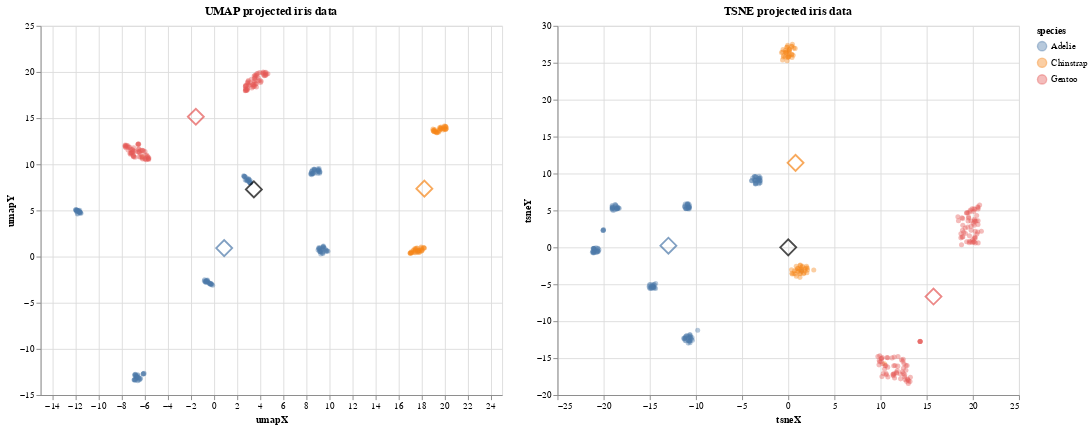

Write notebook code for a chart like this one.
### Code cell
alt.Chart(df_proj).mark_circle(
    opacity=0.4
).encode(
    x='umapX',
    y='umapY',
    color='species'
).properties(
    width=500,
    height=400,
    title="UMAP projected iris data"
).interactive() + alt.Chart(proj_species_mean).mark_point(
    size=300,
    opacity=0.7,
    shape='diamond'
).encode(
    x='umapX',
    y='umapY',
    color='species'
).properties(
    width=500,
    height=400,
).interactive() + alt.Chart(pd.DataFrame(df_proj.mean()).transpose()).mark_point(
    size=300,
    opacity=0.7,
    shape='diamond',
    color='black'
).encode(
    x='umapX:Q',
    y='umapY:Q'
).properties(
    width=500,
    height=400,
).interactive() | alt.Chart(df_proj).mark_circle(
    opacity=0.4
).encode(
    x='tsneX',
    y='tsneY',
    color='species'
).properties(
    width=500,
    height=400,
    title="TSNE projected iris data"
).interactive() + alt.Chart(proj_species_mean).mark_point(
    size=300,
    opacity=0.7,
    shape='diamond'
).encode(
    x='tsneX',
    y='tsneY',
    color='species'
).properties(
    width=500,
    height=400,
).interactive() + alt.Chart(pd.DataFrame(df_proj.mean()).transpose()).mark_point(
    size=300,
    opacity=0.7,
    shape='diamond',
    color='black'
).encode(
    x='tsneX:Q',
    y='tsneY:Q'
).properties(
    width=500,
    height=400,
).interactive()

### Figure 1 — Vega-Lite specification as saved in the notebook (floating-point values rounded to 4 significant figures; data arrays with more than 128 entries replaced by an {"elided": "..."} marker saying what was removed)
{"usermeta": {"embedOptions": {"theme": "dark"}}, "config": {"view": {"continuousWidth": 400, "continuousHeight": 300}}, "hconcat": [{"layer": [{"data": {"name": "data-ab3cac24b37a950a80cab1260e6e1f3f"}, "mark": {"type": "circle", "opacity": 0.4}, "encoding": {"color": {"type": "nominal", "field": "species"}, "x": {"type": "quantitative", "field": "umapX"}, "y": {"type": "quantitative", "field": "umapY"}}, "height": 400, "selection": {"selector018": {"type": "interval", "bind": "scales", "encodings": ["x", "y"]}}, "title": "UMAP projected iris data", "width": 500}, {"data": {"name": "data-94a378e265b6a93e48af83614cda3beb"}, "mark": {"type": "point", "opacity": 0.7, "shape": "diamond", "size": 300}, "encoding": {"color": {"type": "nominal", "field": "species"}, "x": {"type": "quantitative", "field": "umapX"}, "y": {"type": "quantitative", "field": "umapY"}}, "height": 400, "selection": {"selector019": {"type": "interval", "bind": "scales", "encodings": ["x", "y"]}}, "width": 500}, {"data": {"name": "data-45b03b1135feaa376d68cd7eba09efed"}, "mark": {"type": "point", "color": "black", "opacity": 0.7, "shape": "diamond", "size": 300}, "encoding": {"x": {"type": "quantitative", "field": "umapX"}, "y": {"type": "quantitative", "field": "umapY"}}, "height": 400, "selection": {"selector020": {"type": "interval", "bind": "scales", "encodings": ["x", "y"]}}, "width": 500}]}, {"layer": [{"data": {"name": "data-ab3cac24b37a950a80cab1260e6e1f3f"}, "mark": {"type": "circle", "opacity": 0.4}, "encoding": {"color": {"type": "nominal", "field": "species"}, "x": {"type": "quantitative", "field": "tsneX"}, "y": {"type": "quantitative", "field": "tsneY"}}, "height": 400, "selection": {"selector021": {"type": "interval", "bind": "scales", "encodings": ["x", "y"]}}, "title": "TSNE projected iris data", "width": 500}, {"data": {"name": "data-94a378e265b6a93e48af83614cda3beb"}, "mark": {"type": "point", "opacity": 0.7, "shape": "diamond", "size": 300}, "encoding": {"color": {"type": "nominal", "field": "species"}, "x": {"type": "quantitative", "field": "tsneX"}, "y": {"type": "quantitative", "field": "tsneY"}}, "height": 400, "selection": {"selector022": {"type": "interval", "bind": "scales", "encodings": ["x", "y"]}}, "width": 500}, {"data": {"name": "data-45b03b1135feaa376d68cd7eba09efed"}, "mark": {"type": "point", "color": "black", "opacity": 0.7, "shape": "diamond", "size": 300}, "encoding": {"x": {"type": "quantitative", "field": "tsneX"}, "y": {"type": "quantitative", "field": "tsneY"}}, "height": 400, "selection": {"selector023": {"type": "interval", "bind": "scales", "encodings": ["x", "y"]}}, "width": 500}]}], "$schema": "https://vega.github.io/schema/vega-lite/v4.8.1.json", "datasets": {"data-ab3cac24b37a950a80cab1260e6e1f3f": {"elided": "344 records"}, "data-94a378e265b6a93e48af83614cda3beb": [{"species": "Adelie", "bill_length_mm": 38.79, "bill_depth_mm": 18.35, "flipper_length_mm": 190.0, "body_mass_g": 3701.0, "umapX": 0.91, "umapY": 0.9192, "tsneX": -12.98, "tsneY": 0.2262}, {"species": "Chinstrap", "bill_length_mm": 48.83, "bill_depth_mm": 18.42, "flipper_length_mm": 195.8, "body_mass_g": 3733.0, "umapX": 18.26, "umapY": 7.36, "tsneX": 0.7894, "tsneY": 11.45}, {"species": "Gentoo", "bill_length_mm": 47.5, "bill_depth_mm": 14.98, "flipper_length_mm": 217.2, "body_mass_g": 5076.0, "umapX": -1.546, "umapY": 15.15, "tsneX": 15.74, "tsneY": -6.662}], "data-45b03b1135feaa376d68cd7eba09efed": [{"bill_length_mm": 43.92, "bill_depth_mm": 17.15, "flipper_length_mm": 200.9, "body_mass_g": 4202.0, "umapX": 3.484, "umapY": 7.278, "tsneX": -4.654e-15, "tsneY": 3.324e-16}]}}
